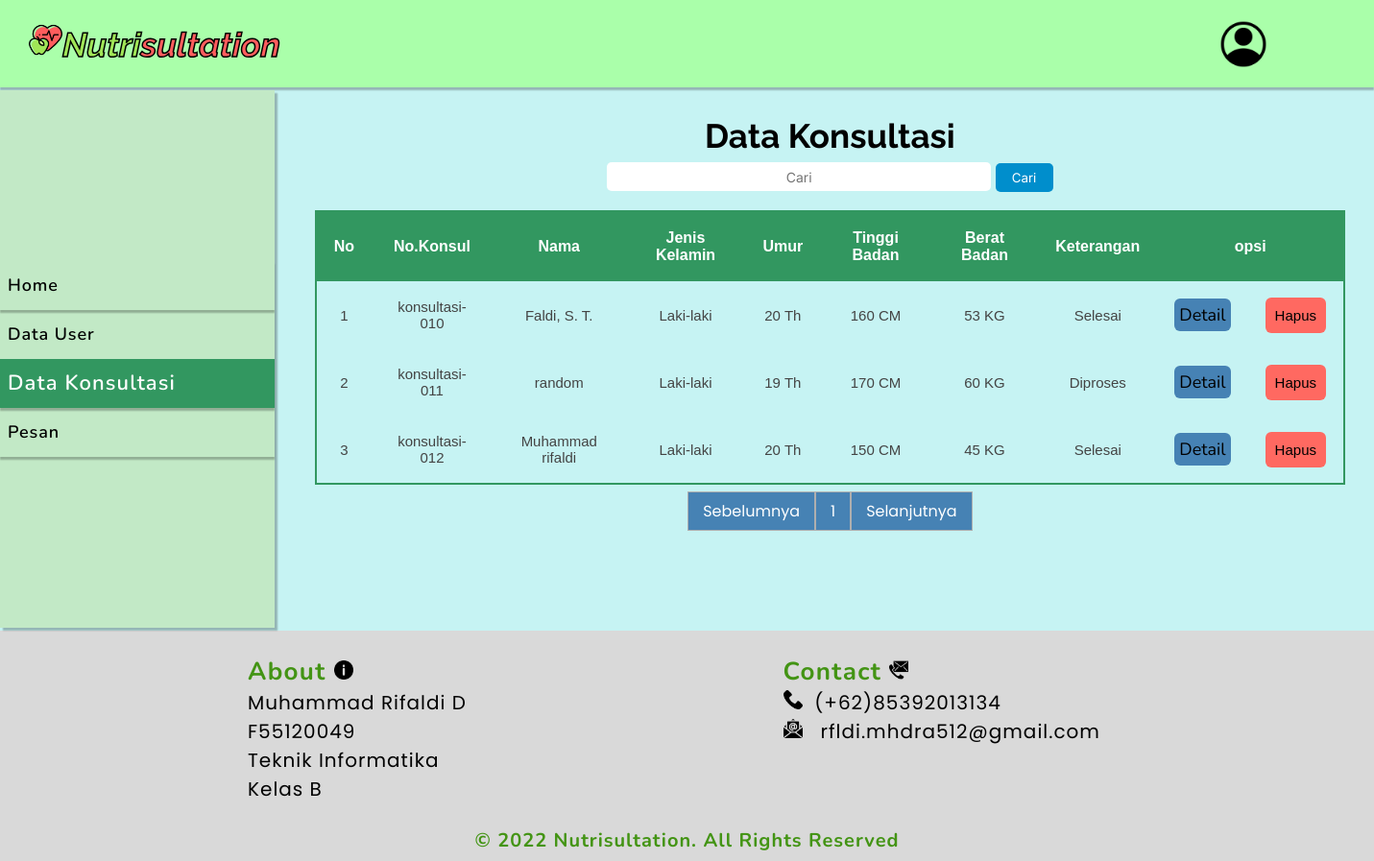
Screenshot of /konsultasi_admin.php (signed in) with the database file from the repository.
### tables this page shows
CREATE TABLE `konsultasi` (
  `id` int(11) NOT NULL,
  `no_konsultasi` varchar(20) NOT NULL,
  `username` varchar(50) NOT NULL,
  `email` varchar(50) NOT NULL,
  `jenis_kelamin` varchar(15) NOT NULL,
  `umur` varchar(10) NOT NULL,
  `tinggi_badan` varchar(10) NOT NULL,
  `berat_badan` varchar(10) NOT NULL,
  `keluhan` text NOT NULL,
  `pola_makan` text NOT NULL,
  `nutrisionist` varchar(50) NOT NULL,
  `email_nutrisionist` varchar(50) NOT NULL,
  `diagnosa` text NOT NULL,
  `saran_diet` text NOT NULL
);

### konsultasi_admin.php (the view, shortened to what this page needs)
<?php
	$connect=mysqli_connect('localhost','root','','nutrisultation');
?>
<!DOCTYPE html>
<html>
<head>
	<link rel="stylesheet" type="text/css" href="assets/css/style.css">
</head>
<body>
	<header>
		<nav class="navbar">
				<div class="container nav-wrapper">
					<div class="logo-wrap">
						<a href="#" class="logo"><img class="logo-img" src="pict/health.png" >Nutri<span>sultation</span></a>
					</div>
					<div class="toggle">
						<img src="pict/account.png" width="50px">
					</div>
				</div>
		</nav>
	</header>
	<div class="dashboard">
			<div class="navi">
				<ul>
					<li><a href="admin_dashboard.php">Home</a></li>
					<li ><a href="data_user.php">Data User</a></li>
					<li class="active"><a class="hidup" href="konsultasi_admin.php">Data Konsultasi</a></li>
					<li><a href="pesan.php">Pesan</a></li>
				</ul>
			</div>
			<?php $batas = 5;
            $halaman = isset($_GET['halaman']) ? (int)$_GET['halaman'] : 1;
            $halaman_awal = ($halaman >1 ) ? ($halaman * $batas)-$batas : 0;
            $sebelumnya = $halaman - 1;
            $selanjutnya = $halaman + 1;
            $data = mysqli_query($connect,"SELECT * FROM konsultasi ");
            $jumlah_data = mysqli_num_rows($data);
            $total_halaman = ceil($jumlah_data / $batas);
            if (!isset ($_GET['cari'])) {
                    $data_user = mysqli_query($connect,"SELECT * FROM konsultasi LIMIT $halaman_awal, $batas ");
            }else{
            	$cari=$_GET['cari'];
            	 $data_user=mysqli_query($connect,"SELECT * FROM konsultasi WHERE username LIKE '%".$cari."%'
                            OR jenis_kelamin LIKE '%".$cari."%' ");
            }
            ?>
			<div class="isi-data">
				<h2 class="heading">Data Konsultasi</h2>
				<form action="" method="GET" class="form-cari" >
                            <div class="cari">
                                <input type="text" class="input-cari" placeholder="Cari" name="cari">
                                <button class="btn-cari" type="submit">Cari</button>
                            </div>
                        </form>
				<table class="table1">
					<thead>
						<tr>
							<th>No</th>
							<th>No.Konsul</th>
							<th>Nama</th>
							<th>Jenis Kelamin</th>
							<th>Umur</th>
							<th>Tinggi Badan</th>
							<th>Berat Badan</th>
							<th>Keterangan</th>
							<th colspan="2">opsi</th>
						</tr>
					</thead>
 					<?php
                       if (!$data_user-> num_rows>0) {?>
                                    <tr >
                                            <td colspan="10"><b>Data Tidak Ditemukan</b></td>
                                        </tr>
                                <?php }else{?>
                                <tbody>
                                    <?php
                                    $no = 1 + $halaman_awal ;
                                    foreach ($data_user as $key => $item) :
                                    	$ket=$item['nutrisionist'];
							            if($ket=="n/a"){
							            	$keterangan="Diproses";
							            }else{
							            	$keterangan="Selesai";
							            }
                                    ?>
                                        <tr>
                                            <td><?= $no; ?></td>
                                            <td><?= $item['no_konsultasi']; ?></td>
                                            <td><?= $item['username']; ?></td>
                                            <td><?= $item['jenis_kelamin']; ?></td>
                                            <td><?= $item['umur']; ?> Th</td>
                                            <td><?= $item['tinggi_badan']; ?> CM</td>
                                            <td><?= $item['berat_badan']; ?> KG</td>
                                            <td><?= $keterangan; ?></td>
                                            <td><a href="detail_konsultasi_admin.php?id=<?php echo $item['id']?>" class="btn-iya">Detail</a></td>
                                             <td><a href="hapus_konsul_admin.php?id=<?php echo $item['id']?>" onclick="return confirm('Yakin menghapus data?')" class="btn-hapus">Hapus</a></td>
                                        </tr>
                                    <?php $no++;
                                    endforeach;
                                }?>
                               </tbody>
				</table>
                            <ul class="pagination" >
                            	<div class="pag-wrap">
                            <li class="page-item">
                                    <a  <?php if ($halaman > 1) : ?>href="?halaman=<?= $sebelumnya; ?>"<?php endif;?>>Sebelumnya</a>
                                </li>
                                <?php for ($nomor_halaman = 1; $nomor_halaman <= $total_halaman; $nomor_halaman++) : ?>
                                <li class="page-item">
                                        <a href="?halaman=<?= $nomor_halaman; ?>"><?=$nomor_halaman;?></a>
                                </li>
                                <?php endfor;?>
                                <li class="page-item">
                                     <a  <?php if ($halaman<$total_halaman) : ?> href="?halaman=<?= $selanjutnya; ?>"<?php endif;?>>Selanjutnya</a>
                                </li>
                            	</div>
                            </ul>
			</div>
		</div>
		<footer>
	<section class="footer">
		<div class="footer-wrapper">
			<div class="footer-left">
				<h2 class="head">About <img src="pict/info.png"></h2>
				<ul class="foot">
					<li>Muhammad Rifaldi D</li>
					<li>F55120049</li>
					<li>Teknik Informatika</li>
					<li>Kelas B</li>
				</ul>
			</div>
			<div class="footer-right">
				<h2 class="head">Contact <img src="pict/contact.png"></h2>
				<ul class="foot">
					<li><img src="pict/phone.png">&nbsp;&nbsp;(+62)85392013134</li>
					<li><img src="pict/email.png">&nbsp; &nbsp;rfldi.mhdra512@gmail.com</li>
				</ul>
			</div>
		</div>
	</section>
	<p class="copyright" align="center">© 2022 Nutrisultation. All Rights Reserved</p>
</footer>
</body>
</html>

### assets/css/style.css (style rules this page uses)
:root { --main-color : #000000; --second_color : #F0DF00; --body-color : #aeea; --nav-color : #FFFFFF; --main-font: 'Poppins', sans-serif; --heading-font: 'Raleway', sans-serif; --logo-font:'Inter', sans-serif; --sub_font: 'Nunito', sans-serif; }
body { background-color: var(--body-color) ; font-family: var(--main-font); overflow-x: hidden; }
* { margin: 0; padding: 0; box-sizing: border-box; list-style: none; text-decoration: none; }
.container { max-width: 1350px; }
.navbar { background-color: #aaffaa; box-shadow: 0px 3px 1.5px rgba(0, 0, 0, 0.25); }
.navbar .nav-wrapper { padding: 30px; display: flex; justify-content: space-between; align-items: center; font-size: 24px; height: 91px; }
.toggle { position:relative ; width: 50px; height: 50px; }
.logo { font-size: 35px; font-family: var(--heading-font); font-weight: bold; font-style: italic; color: #A0E557; -webkit-text-stroke: 1.5px #000000; }
.logo-img { width: 35px; height: 35px; }
.logo span { color: #FF5D5D; }
footer { padding-top: 50px; height: 240px; left: 0px; bottom: 0px; background: #D9D9D9; }
.footer-wrapper { margin: auto; display: flex; flex-wrap: wrap; }
.footer { margin-top: -25px; margin-right: 58px; margin-left: 258px; }
.footer-wrapper .footer-left { flex: 0 0 50%; }
.head { font-family: 'Nunito'; font-style: normal; font-weight: 700; font-size: 26px; line-height: 35px; letter-spacing: 0.05em; align-content: center; color: #439414; }
.foot { font-family: 'Poppins'; font-style: normal; font-weight: 400; font-size: 20px; letter-spacing: 0.05em; padding-bottom: 25px; }
.head img { width: 20px; height: 20px; }
.foot img { width: 20px; height: 20px; }
.copyright { text-decoration-line: black; font-family: 'Nunito'; font-style: normal; font-weight: 700; font-size: 20px; line-height: 27px; letter-spacing: 0.05em; color: #439414; }
.navi { margin-top: 3px; margin-bottom: 3px; box-shadow: 3px 3px 1.5px rgba(0, 0, 0, 0.25); width: 20%; min-height: 560px; max-height: 2000px; background-color: #C2E9C6; text-decoration: none; align-content: center; }
.dashboard { display: flex; justify-content: space-between; }
.navi li { padding: 8px; box-shadow: 0px 3px 1.5px rgba(0, 0, 0, 0.25); align-items: center; }
.navi li a { width: 100%; align-items: center; color: #000000; font-family: 'Nunito'; font-style: normal; font-weight: 600; font-size: 18px; line-height: 35px; letter-spacing: 0.05em; }
.navi li.active { background-color: #329760; color: white; }
ul a.hidup { color: white; font-size: 22px; }
.isi-data { display: flex; flex-direction: column; margin: 30px; width: 75%; }
.heading { display: flex; justify-content: center; font-family: 'Raleway'; font-style: normal; font-weight: 700; font-size: 35px; text-align: center; color: #000000; }
.table1 { margin-top: 12px; font-family: sans-serif; color: #444; border-collapse: collapse; border: 2px solid #329760; }
.table1 tr th { font-size: 16px; background: #329760; color: #FFFFFF; font-weight: bold; }
.table1, th, td { font-size: 15px; padding: 18px 18px; text-align: center; }
.btn-hapus { font-family: sans-serif; font-size: 15px; text-decoration: none; color: black; border-radius: 6px; padding: 10px; background-color: #ff6961; border: none; }
.pagination { margin-top: 15px; display: flex; align-items: center; justify-content: center; }
.pag-wrap { display: flex; }
.page-item a { border: 1px solid #AFAFAF; padding: 8px 15px; color: white; background-color: steelblue; }
.form-cari { height: 45px; width: 100%; display: flex; align-items: center; justify-content: center; }
.input-cari { background-color: #FFFFFF; height: 30px; font-family: 'Inter'; font-style: normal; font-weight: 400; font-size: 14px; text-align: center; color: #000000; width: 400px; justify-content: center; border: none; border-radius: 5px; }
.btn-cari { font-family: 'inter'; text-align: center; justify-content: center; height: 30px; width: 60px; color: white; border: none; border-radius: 5px; background-color: #008ecc; }
.btn-iya { text-align: center; justify-content: center; max-width: 150px; font-family: nunito; font-size: 18px; text-decoration: bold; color: black; border-radius: 6px; padding: 5px; background-color: steelblue; border: none; }

### rows the page displays
konsultasi: no_konsultasi "konsultasi-010", username "Faldi, S. T.", jenis_kelamin "Laki-laki", umur "20", tinggi_badan "160", berat_badan "53", nutrisionist "Selesai"
konsultasi: no_konsultasi "konsultasi-011", username "random", jenis_kelamin "Laki-laki", umur "19", tinggi_badan "170", berat_badan "60", nutrisionist "Diproses"
konsultasi: no_konsultasi "konsultasi-012", username "Muhammad rifaldi", jenis_kelamin "Laki-laki", umur "20", tinggi_badan "150", berat_badan "45", nutrisionist "Selesai"
